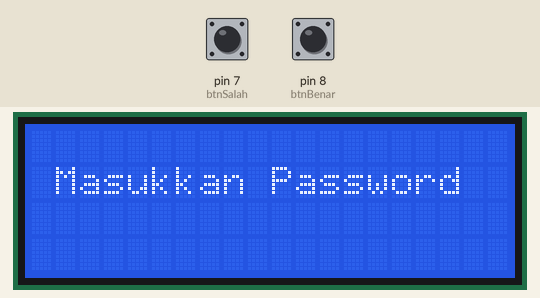
Bench run of a sketch on a simulated Arduino Uno, built with avr-gcc and run on an emulated ATmega328P. Shown: 20×4 character LCD. The test bench sets the inputs (shaded band); at power-on: pin 7 (btnSalah) HIGH, pin 8 (btnBenar) HIGH.

Above: at 1.2 s.
1.3 s: pin 7 (btnSalah) pulled LOW for 0.15 s
At 1.9 s:
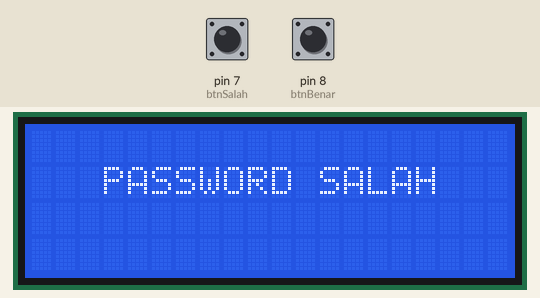
4.4 s: pin 8 (btnBenar) pulled LOW for 0.15 s
At 5.5 s:
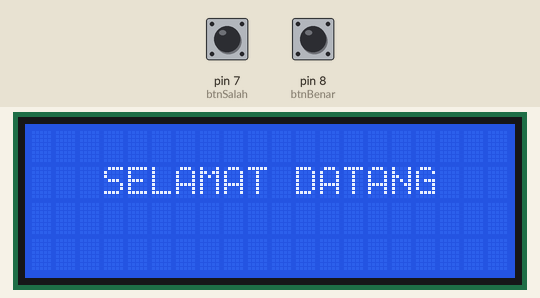
7.5 s: pin 8 (btnBenar) pulled LOW for 1 s
11.0 s: pin 8 (btnBenar) pulled LOW for 3.2 s
Timing chart, 0 to 14.0 s (numbered marks = the images above; inputs shaded):
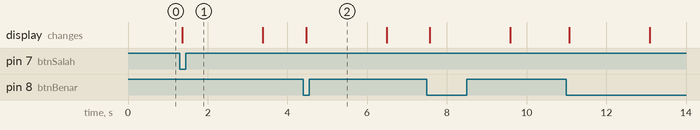

The sketch:

sketch_apr9c.ino
```cpp
#include <Wire.h>
#include <LiquidCrystal_I2C.h>

LiquidCrystal_I2C lcd(0x27, 20, 4);

// Definisi Pin Tombol
const int btnBenar = 8;
const int btnSalah = 7;

void setup() {
  lcd.init();
  lcd.backlight();

  pinMode(btnBenar, INPUT_PULLUP);
  pinMode(btnSalah, INPUT_PULLUP);

  tampilkanPesanUtama();
}

void loop() {
  if (digitalRead(btnBenar) == LOW) {
    delay(50);
    if (digitalRead(btnBenar) == LOW) {
      aksiPassword("SELAMAT DATANG");
      while(digitalRead(btnBenar) == LOW);
    }
  }

  // Cek Button 2 (Password Salah)
  if (digitalRead(btnSalah) == LOW) {
    delay(50); // Debounce
    if (digitalRead(btnSalah) == LOW) {
      aksiPassword("PASSWORD SALAH");
      while(digitalRead(btnSalah) == LOW);
    }
  }
}

void tampilkanPesanUtama() {
  lcd.clear();
  String baris1 = "Masukkan Password";
  int pos1 = (20 - baris1.length()) / 2;
  lcd.setCursor(pos1, 1);
  lcd.print(baris1);
}

void aksiPassword(String pesan) {
  lcd.clear();
  int pos = (20 - pesan.length()) / 2;
  lcd.setCursor(pos, 1);
  lcd.print(pesan);

  delay(2000);
  tampilkanPesanUtama();
}
```

Measured:
- after the input at 1.3 s, the display: changes after 0.07 s (image 1)
- after the input at 4.4 s, the display: changes after 0.07 s (image 2)
